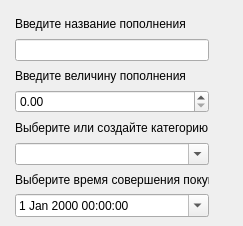
<?xml version="1.0" encoding="UTF-8"?>
<ui version="4.0">
 <class>Dialog</class>
 <widget class="QDialog" name="Dialog">
  <property name="geometry">
   <rect>
    <x>0</x>
    <y>0</y>
    <width>243</width>
    <height>226</height>
   </rect>
  </property>
  <property name="windowTitle">
   <string>Пополнить</string>
  </property>
  <widget class="QWidget" name="horizontalLayoutWidget">
   <property name="geometry">
    <rect>
     <x>0</x>
     <y>0</y>
     <width>224</width>
     <height>232</height>
    </rect>
   </property>
   <layout class="QGridLayout" name="gridLayout">
    <property name="leftMargin">
     <number>15</number>
    </property>
    <property name="topMargin">
     <number>15</number>
    </property>
    <property name="rightMargin">
     <number>15</number>
    </property>
    <property name="bottomMargin">
     <number>15</number>
    </property>
    <item row="0" column="0">
     <layout class="QGridLayout" name="gridLayout_2">
      <item row="6" column="0">
       <widget class="QLabel" name="label_4">
        <property name="text">
         <string>Выберите время совершения покупки</string>
        </property>
       </widget>
      </item>
      <item row="1" column="0">
       <widget class="QLineEdit" name="product_name">
        <property name="maxLength">
         <number>1000</number>
        </property>
       </widget>
      </item>
      <item row="2" column="0">
       <widget class="QLabel" name="label_2">
        <property name="text">
         <string>Введите величину пополнения</string>
        </property>
       </widget>
      </item>
      <item row="0" column="0">
       <widget class="QLabel" name="label">
        <property name="text">
         <string>Введите название пополнения</string>
        </property>
       </widget>
      </item>
      <item row="4" column="0">
       <widget class="QLabel" name="label_3">
        <property name="text">
         <string>Выберите или создайте категорию</string>
        </property>
       </widget>
      </item>
      <item row="5" column="0">
       <widget class="QComboBox" name="category_choice">
        <property name="toolTip">
         <string>Если вы в поиске введете категорию, которой еще нет, то она добавится в список всех существующих</string>
        </property>
        <property name="editable">
         <bool>true</bool>
        </property>
       </widget>
      </item>
      <item row="3" column="0">
       <widget class="QDoubleSpinBox" name="cost_spinbox">
        <property name="maximum">
         <double>9223372036854775808.000000000000000</double>
        </property>
       </widget>
      </item>
     </layout>
    </item>
    <item row="1" column="0">
     <widget class="QDateTimeEdit" name="calendar">
      <property name="minimumDate">
       <date>
        <year>1896</year>
        <month>1</month>
        <day>1</day>
       </date>
      </property>
      <property name="calendarPopup">
       <bool>true</bool>
      </property>
     </widget>
    </item>
   </layout>
  </widget>
 </widget>
 <resources/>
 <connections/>
</ui>
